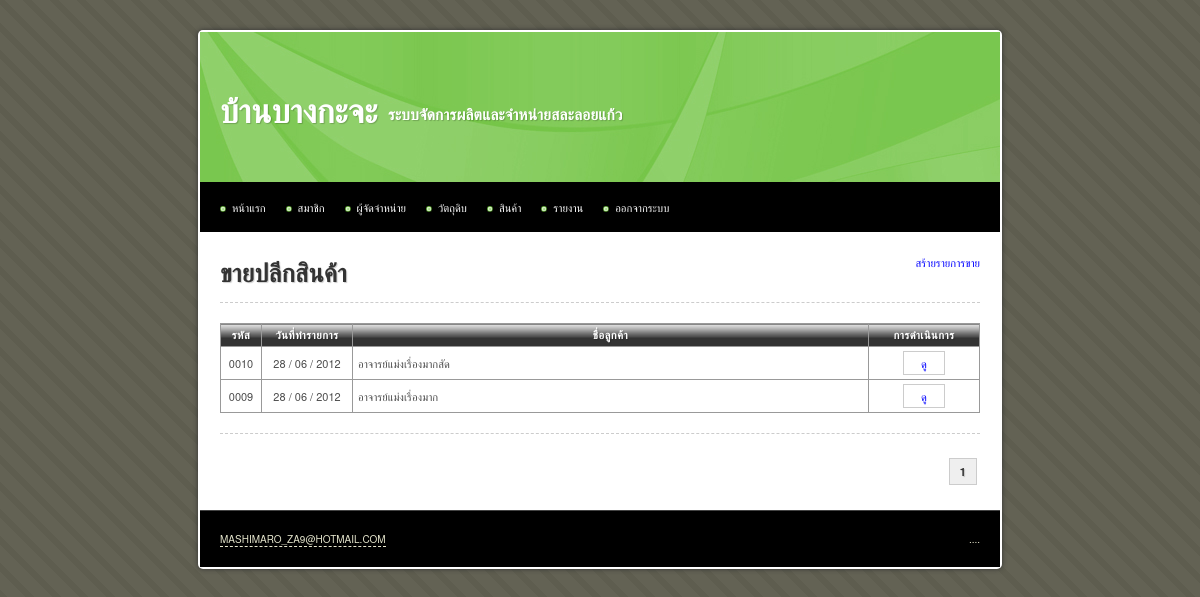
The page /main/product_retail.php (signed in) on the database as committed earlier.
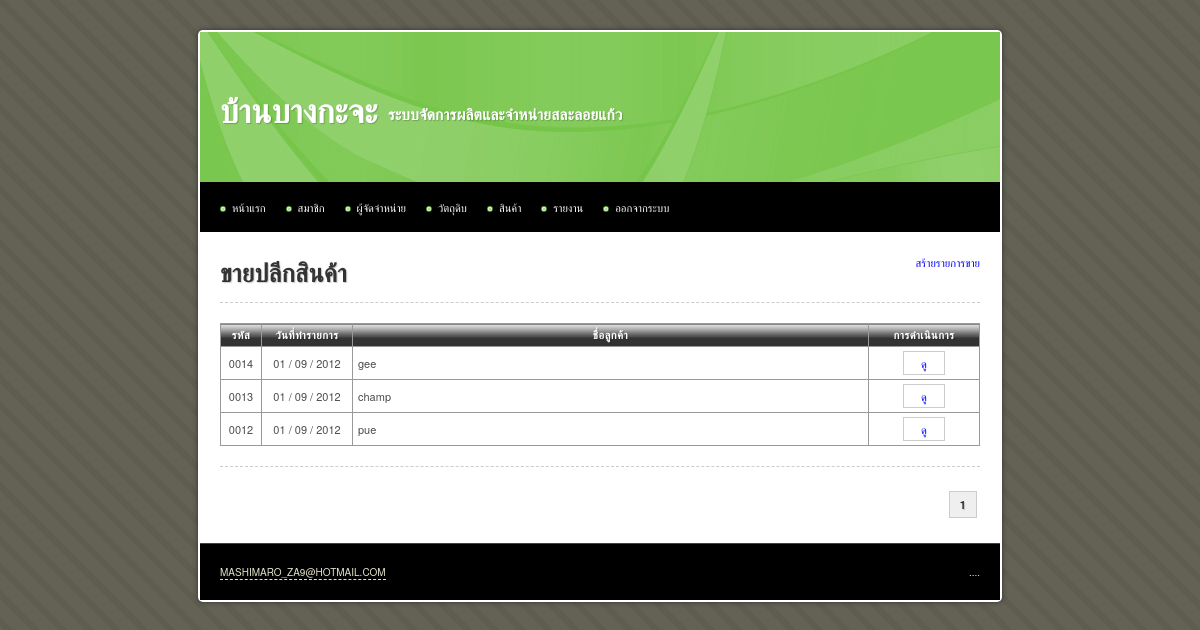
The same page on the database as committed later.
### tables this page shows
CREATE TABLE IF NOT EXISTS `product_order` (
  `id` int(10) unsigned NOT NULL AUTO_INCREMENT,
  `type` tinyint(1) unsigned NOT NULL DEFAULT '0' COMMENT '0 = สั่งซื้อ, 1 = ขายปลีก',
  `orderer` varchar(255) NOT NULL,
  `tel` varchar(255) DEFAULT NULL,
  `description` text,
  `is_receive` tinyint(1) unsigned NOT NULL DEFAULT '0' COMMENT '0 = ยังไม่ได้รับ, 1 = รับแล้ว',
  `is_produced` tinyint(1) unsigned NOT NULL DEFAULT '0' COMMENT '0 = ยังไม่ได้ผลิต, 1 = ผลิตแล้ว',
  `date_receive` date DEFAULT NULL,
  `date_create` date NOT NULL,
  `date_update` timestamp NOT NULL DEFAULT CURRENT_TIMESTAMP ON UPDATE CURRENT_TIMESTAMP,
  PRIMARY KEY (`id`)
);

### iic_tools/helpers/iic_utilities_helper.php (called while the page is built, shortened)
<?php
function change_date_format($date, $old_separator = "-", $old_format = 'y-m-d', $new_separator = " / ", $new_format = "d-m-y")
{
	@list($_old_format_path1, $_old_format_path2, $_old_format_path3) = explode('-', $old_format);
	@list($_date_path[$_old_format_path1], $_date_path[$_old_format_path2], $_date_path[$_old_format_path3]) = explode($old_separator, $date);
	@list($_new_format_path1, $_new_format_path2, $_new_format_path3) = explode('-', $new_format);
	$_new_date = $_date_path[$_new_format_path1].$new_separator.$_date_path[$_new_format_path2].$new_separator.$_date_path[$_new_format_path3];
	return $_new_date;
}
function zero_fill($length, $data)
{
	while(strlen($data) < $length)
	{
		$data = '0'.$data;
	}
	return $data;
}

### main/product_retail.php (the view, shortened to what this page needs)
<?php
$sql = 'SELECT * FROM product_order WHERE type = 1';
$query = mysql_query($sql) or die(mysql_error());
$total_rows = mysql_num_rows($query);
$rows_per_page = 10;
$limit_start = ($_GET['page'] - 1) * $rows_per_page;
$target = 'product_order.php?page=';
?>
<!DOCTYPE html PUBLIC "-//W3C//DTD XHTML 1.0 Transitional//EN" "http://www.w3.org/TR/xhtml1/DTD/xhtml1-transitional.dtd">
<html xmlns="http://www.w3.org/1999/xhtml">
<head>
<?php include("inc.css.php"); ?>
</head>
<body>
<div id="container">
	<?php include("inc.header.php"); ?>
	<div id="content">
		<a href="product_retail_create.php" class="float_r">สร้ายรายการขาย</a>
		<h1>ขายปลีกสินค้า</h1>
		<hr />
			<table width="100%" border="1" align="center" cellpadding="5" cellspacing="0">
				<thead>
					<tr>
						<th width="30">รหัส</th>
						<th width="80">วันที่ทำรายการ</th>
						<th>ชื่อลูกค้า</th>
						<th width="100">การดำเนินการ</th>
					</tr>
				</thead>
				<tbody>
					<?php
					$sql = 'SELECT *
							FROM product_order
							WHERE type = 1
							ORDER BY product_order.id DESC
							LIMIT '.$limit_start.', '.$rows_per_page;
					$query = mysql_query($sql) or die(mysql_error());
					$query_rows	= mysql_num_rows($query);
					if($query_rows > 0)
					{
						while($data = mysql_fetch_array($query))
						{
							echo '	<tr>
										<td class="center">'.zero_fill(4, $data['id']).'</td>
										<td class="center">'.change_date_format($data['date_create']).'</td>
										<td>'.$data['orderer'].'</td>
										<td class="center nowarp">
											<a class="button" href="product_retail_read.php?id='.$data['id'].'">ดู</a>';
							echo '		</td>
									</tr>';
						}
					}
					else
					{
						echo '<tr><td colspan="7" class="center">ไม่มีข้อมูล</td></tr>';
					}
					?>
				</tbody>
			</table>
		<hr />
		<div class="pagination">
			<?php echo get_pagination($total_rows, $target, $_GET['page'], $rows_per_page); ?>
		</div>
	</div>
	<?php include("inc.footer.php"); ?>
</div>
</body>
</html>

### iic_tools/helpers/iic_crud_helper.php (shortened to what this page needs)
<?php
function get_pagination($total_rows, $target, $current_page, $rows_per_page = 10)
{
	$_total_page = ceil($total_rows / $rows_per_page);
	$_pagination = '';
	$_loop = 1;
	while($_loop <= $_total_page)
	{
		if($_loop <= 3 || $_loop > ($_total_page - 3))
		{
			if($_loop == $current_page)
			{
				$_pagination .= '<strong>'.$_loop.'</strong>';
			}
			else
			{
				$_pagination .= '<a href="'.$target.$_loop.'" title="Page '.$_loop.'">&nbsp;'.$_loop.'&nbsp;</a>';
			}
		}
		$_loop++;
	}
	return $_pagination;
}

Rows that differ between the two databases and show on the page:
removed product_order: id "0010", date_create "28 / 06 / 2012", orderer "อาจารย์แม่งเรื่องมากสัด"
removed product_order: id "0009", date_create "28 / 06 / 2012", orderer "อาจารย์แม่งเรื่องมาก"
added product_order: id "0014", date_create "01 / 09 / 2012", orderer "gee"
added product_order: id "0013", date_create "01 / 09 / 2012", orderer "champ"
added product_order: id "0012", date_create "01 / 09 / 2012", orderer "pue"
